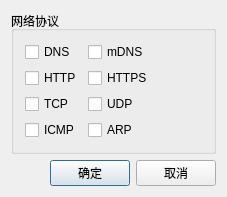
<?xml version="1.0" encoding="UTF-8"?>
<ui version="4.0">
 <class>ProtocolDialog</class>
 <widget class="QDialog" name="ProtocolDialog">
  <property name="geometry">
   <rect>
    <x>0</x>
    <y>0</y>
    <width>227</width>
    <height>195</height>
   </rect>
  </property>
  <property name="windowTitle">
   <string>设置协议</string>
  </property>
  <layout class="QVBoxLayout" name="verticalLayout">
   <item>
    <widget class="QGroupBox" name="groupBox">
     <property name="title">
      <string>网络协议</string>
     </property>
     <layout class="QFormLayout" name="formLayout">
      <item row="0" column="0">
       <widget class="QCheckBox" name="checkBoxDNS">
        <property name="text">
         <string>DNS</string>
        </property>
       </widget>
      </item>
      <item row="0" column="1">
       <widget class="QCheckBox" name="checkBoxmDNS">
        <property name="text">
         <string>mDNS</string>
        </property>
       </widget>
      </item>
      <item row="1" column="0">
       <widget class="QCheckBox" name="checkBoxHTTP">
        <property name="text">
         <string>HTTP</string>
        </property>
       </widget>
      </item>
      <item row="1" column="1">
       <widget class="QCheckBox" name="checkBoxHTTPS">
        <property name="text">
         <string>HTTPS</string>
        </property>
       </widget>
      </item>
      <item row="2" column="0">
       <widget class="QCheckBox" name="checkBoxTCP">
        <property name="text">
         <string>TCP</string>
        </property>
       </widget>
      </item>
      <item row="2" column="1">
       <widget class="QCheckBox" name="checkBoxUDP">
        <property name="text">
         <string>UDP</string>
        </property>
       </widget>
      </item>
      <item row="3" column="0">
       <widget class="QCheckBox" name="checkBoxICMP">
        <property name="text">
         <string>ICMP</string>
        </property>
       </widget>
      </item>
      <item row="3" column="1">
       <widget class="QCheckBox" name="checkBoxARP">
        <property name="text">
         <string>ARP</string>
        </property>
       </widget>
      </item>
     </layout>
    </widget>
   </item>
   <item>
    <layout class="QHBoxLayout" name="horizontalLayout">
     <item>
      <spacer name="horizontalSpacer">
       <property name="orientation">
        <enum>Qt::Horizontal</enum>
       </property>
       <property name="sizeHint" stdset="0">
        <size>
         <width>40</width>
         <height>20</height>
        </size>
       </property>
      </spacer>
     </item>
     <item>
      <widget class="QPushButton" name="pushButtonAccept">
       <property name="text">
        <string>确定</string>
       </property>
      </widget>
     </item>
     <item>
      <widget class="QPushButton" name="pushButtonReject">
       <property name="text">
        <string>取消</string>
       </property>
      </widget>
     </item>
    </layout>
   </item>
  </layout>
 </widget>
 <layoutdefault spacing="6" margin="11"/>
 <resources/>
 <connections/>
</ui>
